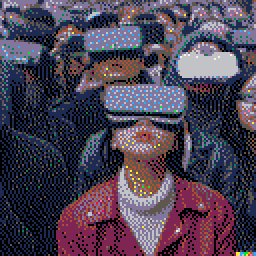
#> input picture carts/the-golem/processed_images/DALL·E 2022-12-12 14.27.31 - Massive protest crowds of people all wearing virtual reality goggles.png, 128 x 128 px (shown 2 times larger)
$ python -i convert.py   (imports and definitions only)
#> lines starting #> are read from the running program, lines starting #| are printed output that depends on the picture; pictures that were not available may be replaced by others from this repository, and a replacement may not be noted
from PIL import Image
import sys
import pyperclip
import os
import shutil

# convert.py some-image.png

# Open the PNG image and read the pixel data

def process_img(img_path, preview=False):
#> called with preview = False
    img_filename = img_path.split('/')[-1]
    img_filebase = img_filename.split('.png')[0]
    image = (Image.open(img_path)
        .convert('RGB')
        # .convert('L')
        )
#> image is the input picture: PIL image 128x128 RGB; mean R, G, B 75.7, 66, 84

    # Cut off Dalle watermark
    width, height = image.size
#> width = 128; height = 128
    image = image.crop((
        0,0,width,height - 16
        ))
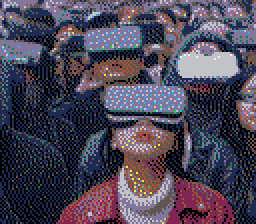
#> image: PIL image 128x112 RGB (shown 2 times larger); mean R, G, B 74.5, 69.4, 86.6


    # [7 lines of commented-out code are left out]


    palette = '''
    #000000
    #1d2b53
    #7e2553
    #008751
    #ab5236
    #5f574f
    #c2c3c7
    #fff1e8
    #ff004d
    #ffa300
    #ffec27
    #00e436
    #29adff
    #83769c
    #ff77a8
    #ffccaa
    #291814
    #111d35
    #422136
    #125359
    #742f29
    #49333b
    #a28879
    #f3ef7d
    #be1250
    #ff6c24
    #a8e72e
    #00b543
    #065ab5
    #754665
    #ff6e59
    #ff9d81
    '''.split()

    img_palette=Image.open('pico-8-1x.png')
    downscaled = image.resize((128,128))
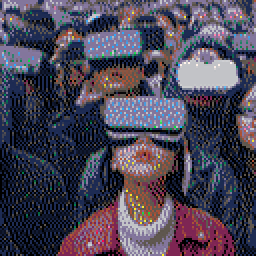
#> downscaled: PIL image 128x128 RGB (shown 2 times larger); mean R, G, B 74.8, 69.5, 86.8
    quantized = downscaled.quantize(palette=img_palette)
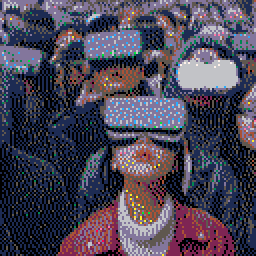
#> quantized: PIL image 128x128 P (shown 2 times larger); mean R, G, B 74.8, 69.5, 86.9
    final_image = f'processed_images/{img_filename}'

    if preview:
        import uuid
        final_image = f'/tmp/{uuid.uuid4()}.png'
        quantized.save(final_image)
        os.system(f'open {final_image}')
        return


    quantized.save(final_image)

    image = Image.open(final_image).convert('RGB')

    width, height = image.size
    pixels = image.load()

    palette = [(
        int(x[1:3], 16),
        int(x[3:5], 16),
        int(x[5:7], 16)
    ) for x in palette]
    color_map = {color: index for index, color in enumerate(palette)}

    # Convert each pixel to a hexadecimal digit
    hex_string = ""
    for y in range(height):
        for x in range(width):
            # Assign a hexadecimal digit to each color using a dictionary
            # print(pixels, pixels[0, 0])
            pixel = pixels[x, y]
            color = color_map[pixel]
            hex_val = hex(color)
            hex_string += hex_val[-1]
        hex_string += '\n'
    # hex_string = f'"{hex_string}"'
    # Print the hex string
    # print(hex_string)

#> (the run stopped early here; a loop or call above may not have finished)
